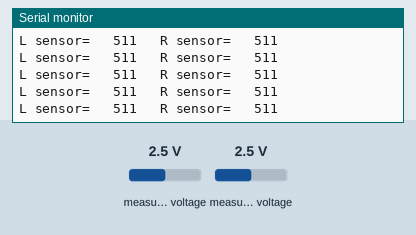
Simulated run of this sketch. Board: Arduino Uno, built with avr-gcc and run on an emulated ATmega328P. On the bench: the last lines printed to the serial monitor. The inputs (shaded band) are chosen by the test bench; at power-on: measured voltage 2.5 V.

Above: at 1.2 s.
1.3 s: measured voltage (sensor 201) set to 0.1 V
At 1.32 s:
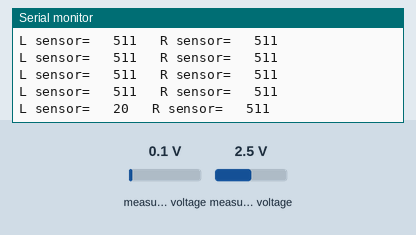
2.8 s: measured voltage (sensor 205) set to 0.1 V
At 2.83 s:
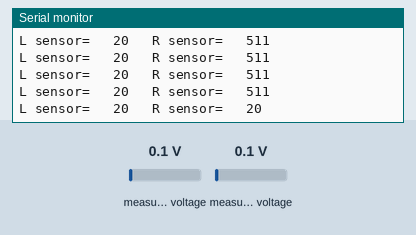
4.3 s: measured voltage (sensor 201) set to 1.2 V
At 4.34 s:
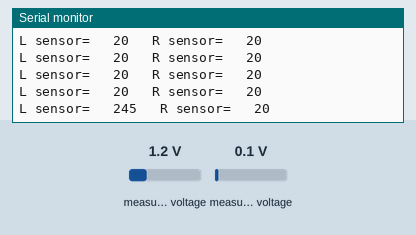
5.8 s: measured voltage (sensor 205) set to 1.2 V
At 5.85 s:
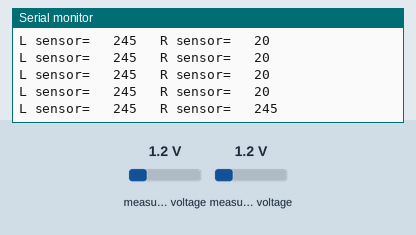
8.8 s: measured voltage (sensor 201) set to 4.9 V
At 8.88 s:
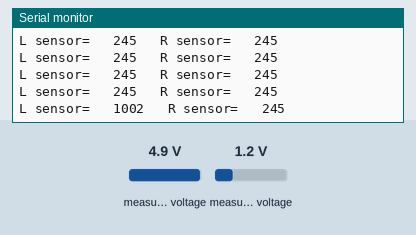
Timing chart, 0 to 11.8 s (numbered marks = the images above; inputs shaded):
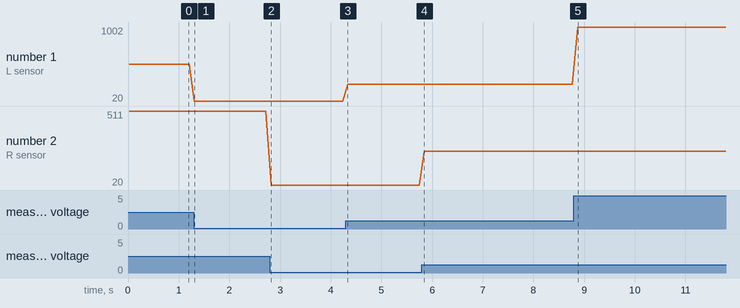

The sketch:

check_values.ino
```cpp
#include <Adafruit_MCP3008.h>

Adafruit_MCP3008 adc;

int count = 0;

void setup() {
  Serial.begin(9600);
  while (!Serial);

  Serial.println("MCP3008 simple test.");

  // Hardware SPI (specify CS, use any available digital)
  // Can use defaults if available, ex: UNO (SS=10) or Huzzah (SS=15)
  adc.begin();
  // Feather 32u4 (SS=17) or M0 (SS=16), defaults SS not broken out, must specify
  //adc.begin(10);

  // Software SPI (specify all, use any available digital)
  // (sck, mosi, miso, cs);
  //adc.begin(13, 11, 12, 10);
}

void loop() {

/*
  Serial.print("L =  "); Serial.print(adc.readADC(1)); Serial.print("   ");
  Serial.print("K =   "); Serial.print(adc.readADC(3)); Serial.print("   ");
  Serial.print("R=   "); Serial.print(adc.readADC(6)); Serial.print("   ");
*/
  Serial.print("L sensor=   "); Serial.print(adc.readADC(1)); Serial.print("   ");
  Serial.print("R sensor=   "); Serial.print(adc.readADC(5)); Serial.print("   ");

  Serial.println("   ");
  delay(100);
}
```

Measured:
- after the input at 1.3 s, the serial monitor: prints a new line at once (image 1)
- after the input at 2.8 s, the serial monitor: prints a new line at once (image 2)
- after the input at 4.3 s, the serial monitor: prints a new line at once (image 3)
- after the input at 5.8 s, the serial monitor: prints a new line after 0.05 s (image 4)
- after the input at 8.8 s, the serial monitor: prints a new line after 0.07 s (image 5)
- plotted number 1: 511 → 20 after the input at 1.3 s, 20 → 245 after the input at 4.3 s, 245 → 1002 after the input at 8.8 s
